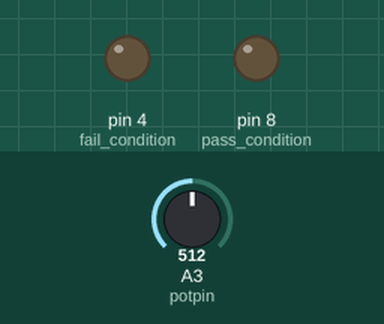
Recording of a sketch running on a simulated Arduino Uno, built with avr-gcc and run on an emulated ATmega328P. Shown: output pins drawn as LEDs (lit = HIGH). The test bench sets the inputs (shaded band); at power-on: A3 (potpin) = 512.

Above: at 1.2 s.
1.3 s: A3 (potpin) set to 789
4.3 s: A3 (potpin) set to 814
At 7.2 s:
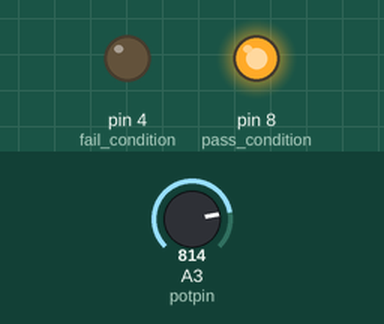
10.3 s: A3 (potpin) set to 790
At 13.0 s:
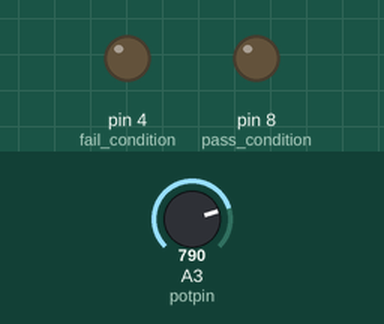
13.3 s: A3 (potpin) set to 810
At 15.3 s:
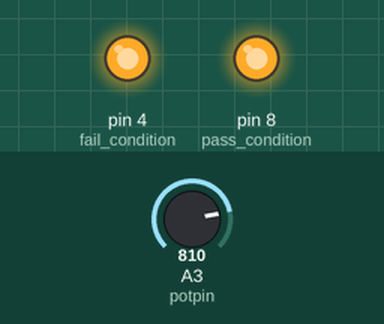
Timing chart, 0 to 16.8 s (numbered marks = the images above; inputs shaded):
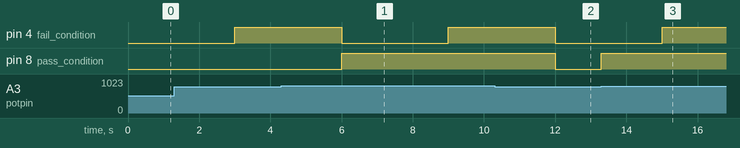

Measured:
- the behaviour switches between 799 and 800 on A3 (potpin) (found by bisection; images 0 and 1)
- after the input at 4.3 s, pin 8 (pass_condition): LOW → HIGH after 1.7 s
- after the input at 10.3 s, pin 8 (pass_condition): HIGH → LOW after 1.7 s
- after the input at 13.3 s, pin 8 (pass_condition): LOW → HIGH at once

The sketch:

pot.ino
```cpp
// this is just the potentiometer  function test, will be changed in main
unsigned long startedWaiting;
unsigned long wait_time; // this will be passed in most likely, just the calced delay
int potpin = A3;
void setup() {
  pinMode(8, OUTPUT); // pass condition
  pinMode(4, OUTPUT); // fail condition
}

void loop() {
  wait_time = 3000;
  startedWaiting = millis();
  while(millis() - startedWaiting <= wait_time)
  {
    if (analogRead(potpin)>=800) // controls how far the potentiometer has to move
    {
       //return true;
       digitalWrite(8, HIGH);
    }
  }
  //return false;
  digitalWrite(4, HIGH);
  delay(3000);
  digitalWrite(8, LOW);
  digitalWrite(4, LOW);
}
```
